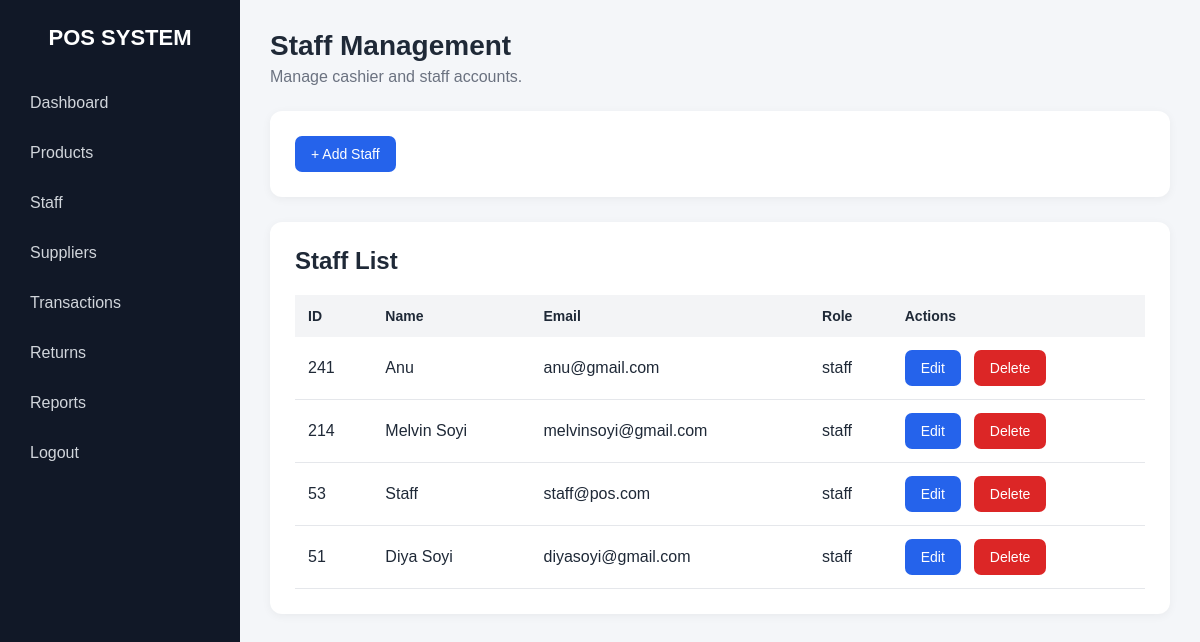
/staff-management (signed in), run on the app's committed database.
### tables this page shows
CREATE TABLE users (
            id INTEGER PRIMARY KEY AUTOINCREMENT,
            name TEXT NOT NULL,
            email TEXT UNIQUE NOT NULL,
            password TEXT NOT NULL,
            role TEXT NOT NULL
        );

### app.py (the view)
@app.route("/staff-management")
def staff_management():
    if "user_id" not in session:
        return redirect(url_for("home"))
    if session.get("user_role") != "admin":
        return "Access denied"
    connection = sqlite3.connect(
        "pos.db"
    )
    cursor = connection.cursor()
    cursor.execute("""
        SELECT id, name, email, role
        FROM users
        WHERE role = 'staff'
        ORDER BY id DESC
    """)
    staff_members = cursor.fetchall()
    connection.close()
    return render_template(
        "staff.html",
        staff=staff_members
    )

### templates/staff.html (shortened to what this page needs)
<!DOCTYPE html>
<html lang="en">
<head>
    <link
        rel="stylesheet"
        href="{{ url_for('static', filename='style.css') }}"
    >
</head>
<body>
    <div class="sidebar">
        <h2>POS SYSTEM</h2>
        <a href="/admin">Dashboard</a>
        <a href="/products">Products</a>
        <a href="/staff-management">Staff</a>
        <a href="/suppliers">Suppliers</a>
        <a href="/transactions">Transactions</a>
        <a href="/returns">Returns</a>
        <a href="/reports">Reports</a>
        <a href="/logout">Logout</a>
    </div>
    <div class="main-content">
        <div class="topbar">
            <h1>Staff Management</h1>
            <p>
                Manage cashier and staff accounts.
            </p>
        </div>
        <div class="section">
            <a
                href="/staff/add"
                class="btn btn-primary add-staff-btn"
            >
                + Add Staff
            </a>
        </div>
        <div class="section">
            <h2>Staff List</h2>
            {% if staff %}
            <div class="table-container">
                <table>
                    <tr>
                        <th>ID</th>
                        <th>Name</th>
                        <th>Email</th>
                        <th>Role</th>
                        <th>Actions</th>
                    </tr>
                    {% for person in staff %}
                    <tr>
                        <td>
                            {{ person[0] }}
                        </td>
                        <td>
                            {{ person[1] }}
                        </td>
                        <td>
                            {{ person[2] }}
                        </td>
                        <td>
                            {{ person[3] }}
                        </td>
                        <td>
                            <div class="staff-actions">
                                <a
                                    href="/staff/edit/{{ person[0] }}"
                                    class="btn btn-primary"
                                >
                                    Edit
                                </a>
                                <a
                                    href="/staff/delete/{{ person[0] }}"
                                    class="btn btn-danger"
                                    onclick="return confirm('Delete this staff account?')"
                                >
                                    Delete
                                </a>
                            </div>
                        </td>
                    </tr>
                    {% endfor %}
                </table>
            </div>
            {% else %}
            <p>
                No staff accounts found.
            </p>
            {% endif %}
        </div>
    </div>
</body>
</html>

### static/style.css (style rules this page uses)
* { margin: 0; padding: 0; box-sizing: border-box; }
body { font-family: Arial, sans-serif; background: #f4f6f9; color: #1f2937; }
a { text-decoration: none; }
.sidebar { position: fixed; left: 0; top: 0; width: 240px; height: 100vh; background: #111827; color: white; padding: 25px 15px; z-index: 1000; }
.sidebar h2 { text-align: center; margin-bottom: 30px; font-size: 22px; }
.sidebar a { display: block; color: #d1d5db; padding: 13px 15px; margin-bottom: 6px; border-radius: 8px; transition: 0.2s; }
.main-content { margin-left: 240px; padding: 30px; min-height: 100vh; }
.topbar { margin-bottom: 25px; }
.topbar h1 { font-size: 28px; margin-bottom: 6px; }
.topbar p { color: #6b7280; }
.section { background: white; padding: 25px; border-radius: 12px; margin-bottom: 25px; box-shadow: 0 2px 10px rgba(0, 0, 0, 0.05); }
.section h2 { margin-bottom: 20px; }
table { width: 100%; border-collapse: collapse; }
table th { background: #f3f4f6; text-align: left; padding: 13px; font-size: 14px; }
table td { padding: 13px; border-bottom: 1px solid #e5e7eb; }
.btn { display: inline-block; padding: 10px 16px; border: none; border-radius: 7px; cursor: pointer; font-size: 14px; margin-right: 5px; }
.btn-primary { background: #2563eb; color: white; }
.btn-danger { background: #dc2626; color: white; }

### templates/staff.html (style rules this page uses)
.table-container { width: 100%; overflow-x: auto; -webkit-overflow-scrolling: touch; }
.table-container table { min-width: 700px; }
.staff-actions { display: flex; gap: 8px; white-space: nowrap; }
.add-staff-btn { display: inline-block; }

### data on the page
users: id "241", name "Anu", email "anu@gmail.com", role "staff"
users: id "214", name "Melvin Soyi", email "melvinsoyi@gmail.com", role "staff"
users: id "53", name "Staff", email "staff@pos.com", role "staff"
users: id "51", name "Diya Soyi", email "diyasoyi@gmail.com", role "staff"
